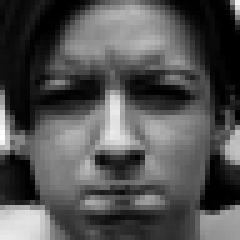
#> input picture data/anger/S010_004_00000018.png, 48 x 48 px (shown 5 times larger); its folder holds only this picture in this run
$ jupyter execute --allow-errors exp.ipynb   (shell and % lines are left out)
#> lines starting #> are read from the running program, lines starting #| are printed output that depends on the picture
[cell 1]
import numpy as np
import pandas as pd
import matplotlib.pyplot as plt
import os
import cv2
import scipy

from skimage.feature import hog, local_binary_pattern
from skimage.filters import gabor_kernel
from sklearn.model_selection import train_test_split, StratifiedKFold, RandomizedSearchCV, cross_val_score
from sklearn.svm import SVC
from sklearn.metrics import classification_report, ConfusionMatrixDisplay, confusion_matrix

import warnings
warnings.filterwarnings('ignore')

# Dataset

[cell 2]
class DataLoader:
    def __init__(self, root_dir):
#> called with root_dir = '../data'
        self.root_dir = root_dir
        self.images = []
        self.image_labels = []

        if not os.path.exists(self.root_dir):
            raise FileNotFoundError("File not Found")
        else:
            for idx, dir in enumerate(os.listdir(self.root_dir)):
                img_folder = os.path.join(self.root_dir, dir)
                for img in os.listdir(img_folder):
                    img_path = os.path.join(img_folder, img)
                    img = cv2.imread(img_path)
#> img is the input picture: shape (48, 48, 3); min 0, max 255, mean 82
                    if img is not None:
                        self.images.append(img)
                        self.image_labels.append(idx)
                    else:
                        print(f'{img} is none')

    def __len__(self):
        return len(self.images)

    def __getitem__(self, idx):
        return self.images[idx], self.image_labels[idx]

    def __iter__(self):
        for img, label in zip(self.images, self.image_labels):
            yield img, label

[cell 3]
dataPath = os.path.join('..', 'data')
truth_label = {}

for idx, dir in enumerate(os.listdir(dataPath)):
    truth_label[idx] = dir

print(truth_label)

[cell 4]
img_dataset = DataLoader(dataPath)
len(img_dataset)

# Preprocessing

#> (a cell that did not finish here is left out)

[cell 6]
def preprocess(img, resize=(64, 64)):
    """
    return processed image in Gray format
    """
#> called with resize = (64, 64)
    gray_img = cv2.cvtColor(img, cv2.COLOR_BGR2GRAY)
    resize_img = cv2.resize(gray_img, resize)
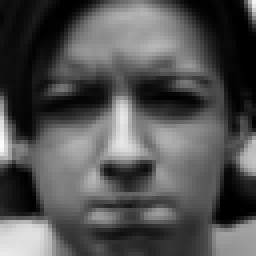
#> resize_img: shape (64, 64) (shown 4 times larger); min 0, max 254, mean 81.9
    equalize_img = cv2.equalizeHist(resize_img)
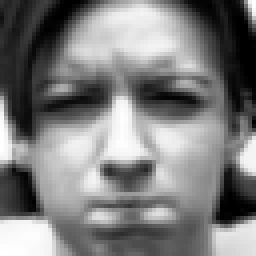
#> equalize_img: shape (64, 64) (shown 4 times larger); min 0, max 255, mean 125.3

    return equalize_img

# plt.imshow(preprocess(img), 'gray')

## Feature Extraction

### Histogram of Gradients

#> (a cell that did not finish here is left out)

[cell 8]
def extract_with_hog(img, orientation=7, pixels_per_cell=(8, 8), cells_per_block=(4,4)):
    """
    return hog features in vector for an image
    """
#> called with orientation = 7, pixels_per_cell = (8, 8), cells_per_block = (4, 4)

    hog_features = hog(
        img,
        orientations=orientation,
        pixels_per_cell=pixels_per_cell,
        cells_per_block=cells_per_block,
        block_norm = 'L2-Hys',
        visualize=False,
        channel_axis=None
    )
#> hog_features = 2800 values, max 0.247 at index 2246, min 0 at index 2, mean 0.066

    return hog_features

# arr = extract_with_hog(equalize_img)
# len(arr), type(arr)

### Local Binary Pattern

[cell 9]
def optimized_lbp(img, method='uniform'):
    P, R = 8, 1

    img = cv2.GaussianBlur(img, (3,3), 0)

    lbp = local_binary_pattern(img, P=P, R=R, method=method)

    blocks = (8, 8)
    n_bins = P * (P-1) + 3
    features = []

    block_h, block_w = img.shape[0] // blocks[0], img.shape[1] // blocks[1]

    for i in range(blocks[0]):
        for j in range(blocks[1]):
            block = lbp[i*block_h:(i+1)*block_h, j*block_w:(j+1)*block_w]
            hist, _ = np.histogram(block.ravel(), bins=n_bins, range=(0, n_bins), density=True)
            features.extend(hist)

    features = np.array(features)
    features = (features - features.mean()) / (features.std() + 1e-7)
    return features

### Gabor Filter

[cell 10]
def optimized_gabor(image, frequencies=[0.1, 0.2], angles=[0, 45, 90, 135]):
    kernels = []
    for theta in angles:
        theta_rad = np.deg2rad(theta)
        for freq in frequencies:
            kernel = gabor_kernel(frequency=freq, theta=theta_rad)
            kernels.append(kernel)

    features = []
    for kernel in kernels:
        filtered = scipy.ndimage.convolve(image, np.real(kernel))
        features.extend([np.mean(filtered), np.std(filtered)])

    return np.array(features)

### Waktu Preprocessing + Feature Extraction

[cell 11]
features_hog = np.array([extract_with_hog(preprocess(img)) for img, _ in img_dataset]) # HOG
#> call 2 of preprocess, with resize = (64, 64)
#> in preprocess (call 2), `gray_img = cv2.cvtColor(img, cv2.COLOR_BGR2GRAY)`:
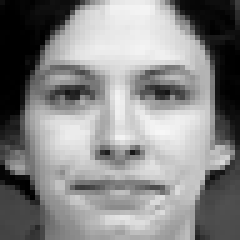
#> gray_img: shape (48, 48) (shown 5 times larger); min 0, max 247, mean 135.6
#> in preprocess (call 2), `resize_img = cv2.resize(gray_img, resize)`:
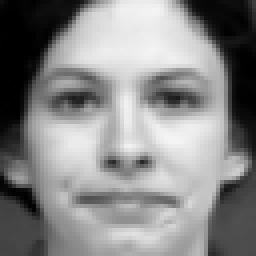
#> resize_img: shape (64, 64) (shown 4 times larger); min 0, max 245, mean 135.6
#> in preprocess (call 2), `equalize_img = cv2.equalizeHist(resize_img)`:
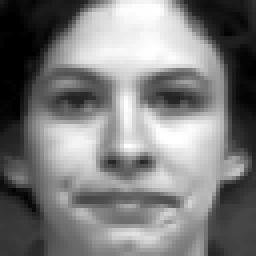
#> equalize_img: shape (64, 64) (shown 4 times larger); min 0, max 255, mean 124
#> (the rest of this cell did not finish here and is left out)

# Training

[cell 12]
# preprocess and extract the feature
features = np.array([extract_with_hog(preprocess(img)) for img, _ in img_dataset])
